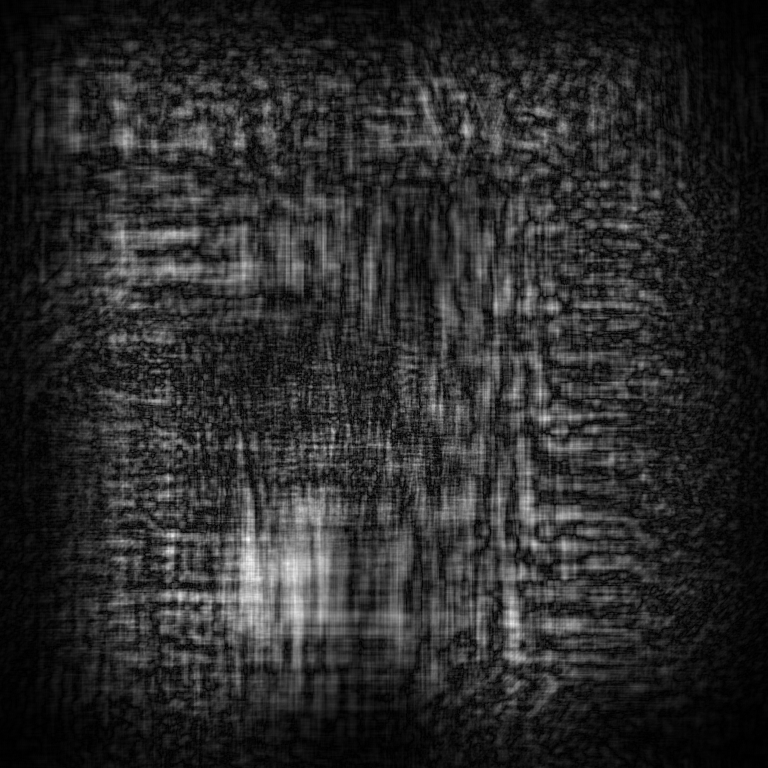
%> input picture WISH_test/1.png, 768 x 768 px, given in place of 1.jpg, which was not available
$ octave gs_asm_3d.m   (GNU Octave 9; MATLAB toolbox functions it lacks are replaced by stand-ins)
%> lines starting %> are read from the running program, lines starting %| are printed output that depends on the picture; in (x1, y1, x2, y2) boxes, pixels count from 0 and x2, y2 are one past the last pixel; in counts of white or black regions, pixels touching at a corner belong together; the program's own positions count from 1; pictures that were not available may be replaced by others from this repository, and a replacement may not be noted
%%
clear;
clc;
close all;
format long;
tic;
img_dic = 'C:\Users\84056\Desktop\neural-3d-holography-main\data\test\rgb\1.jpg';
img = imread(img_dic);
%> img is the input picture: size 768x768x3 uint8; min 0, max 255, mean 42
img = im2double(img);
%> img: size 768x768x3 double
img = rgb2gray(img);
%> img: size 768x768 double
img = imresize(img, [1080,1920]);
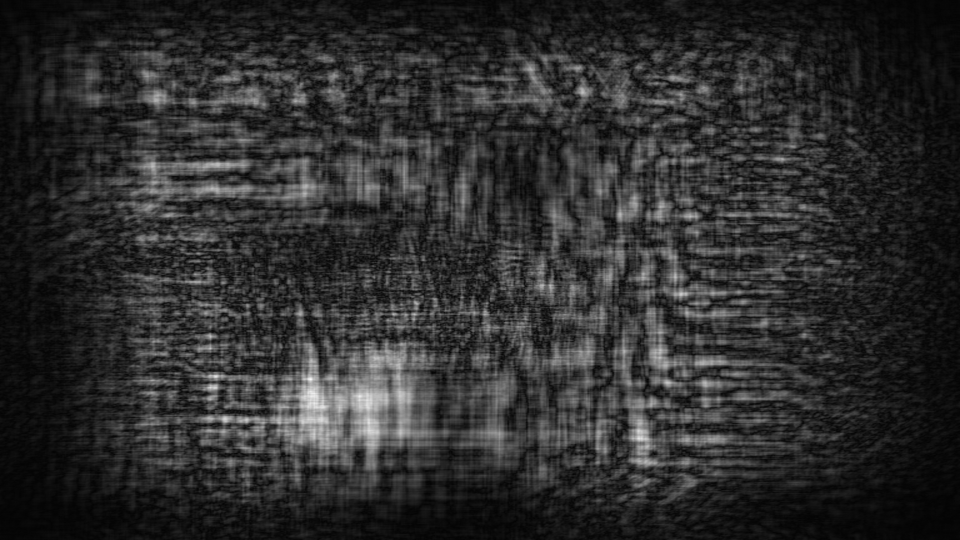
%> img: size 1080x1920 double (shown at 1/2 size); min -0.0172, max 0.997, mean 0.165; drawn with min black and max white
depth_dic = 'C:\Users\84056\Desktop\neural-3d-holography-main\data\test\depth\1.png';
depth = imread(depth_dic);
depth = im2double(depth);
depth = imresize(depth, [1080,1920])*255;
dh=150; % Propagate distance
depth1 = depth;depth2 = depth;depth3 = depth;depth4 = depth;depth5 = depth;
depth1(depth1<=50) = 150;
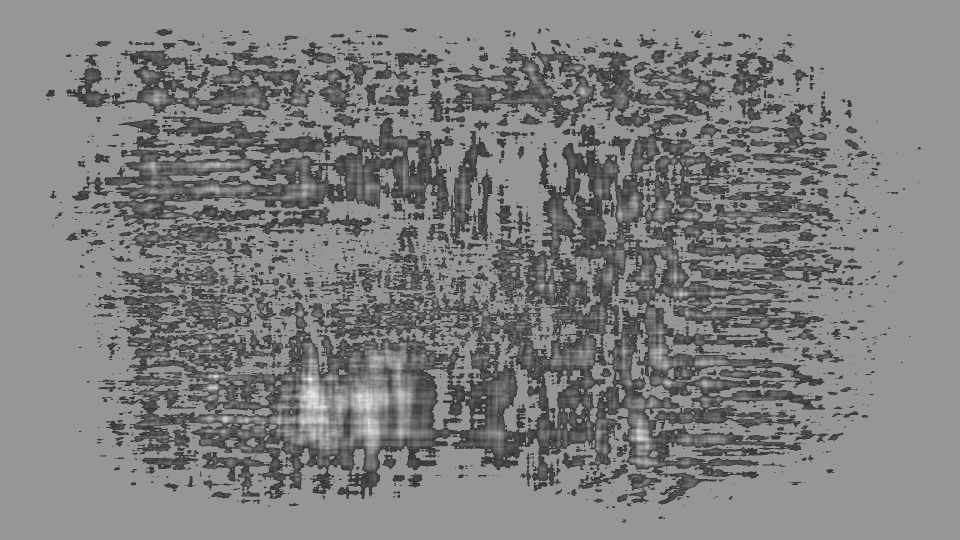
%> depth1: size 1080x1920x3 double (shown at 1/2 size); min 50, max 254.3, mean 127.4
depth1(depth1~=150) = 0; mask1 = depth1; mask1(mask1==150) = 1;
%> after `depth1(depth1~=150) = 0`:
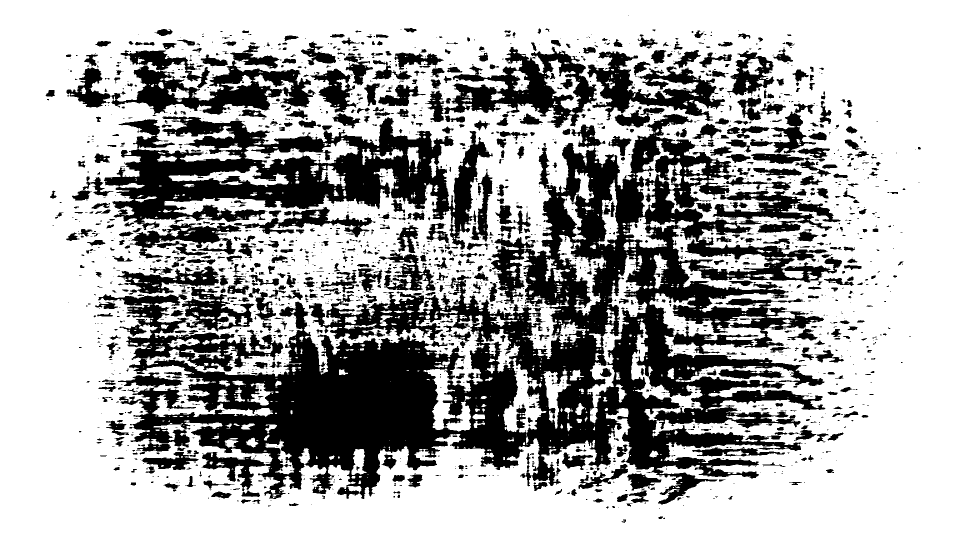
%> depth1: size 1080x1920x3 double (shown at 1/2 size); values 0 (black) and 150 (white), 66.9% white; 2257 black regions (1533 under 20 px), largest, box (x1, y1, x2, y2) and area: (196, 228, 1684, 1009) 376259, (208, 233, 986, 499) 83831, (223, 101, 632, 230) 21937
real1 = img.*mask1;
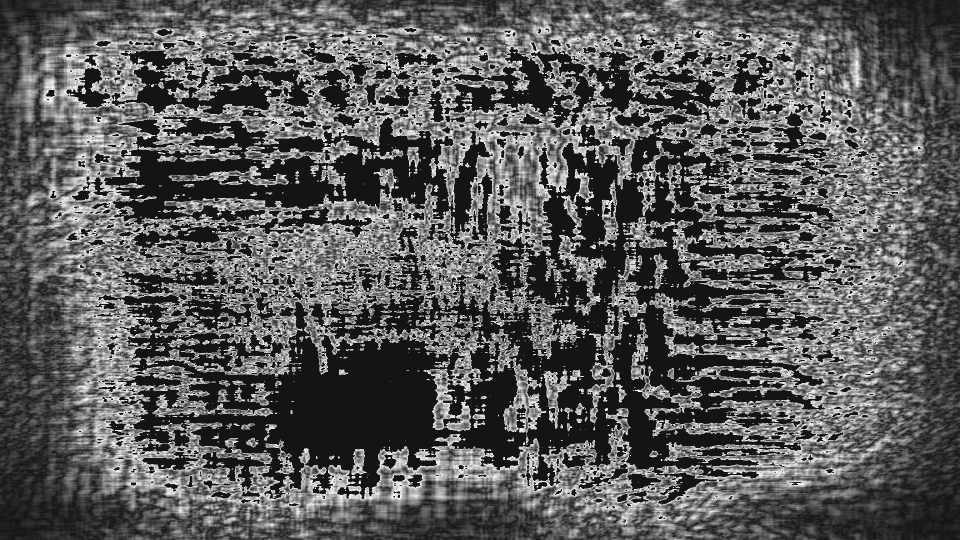
%> real1: size 1080x1920x3 double (shown at 1/2 size); min -0.0172, max 0.196, mean 0.0589; drawn with min black and max white
depth2(depth2>50&depth<=100) = 151;
depth2(depth2~=151) = 0; mask2 = depth2; mask2(mask2==151) = 1;
%> after `depth2(depth2~=151) = 0`:
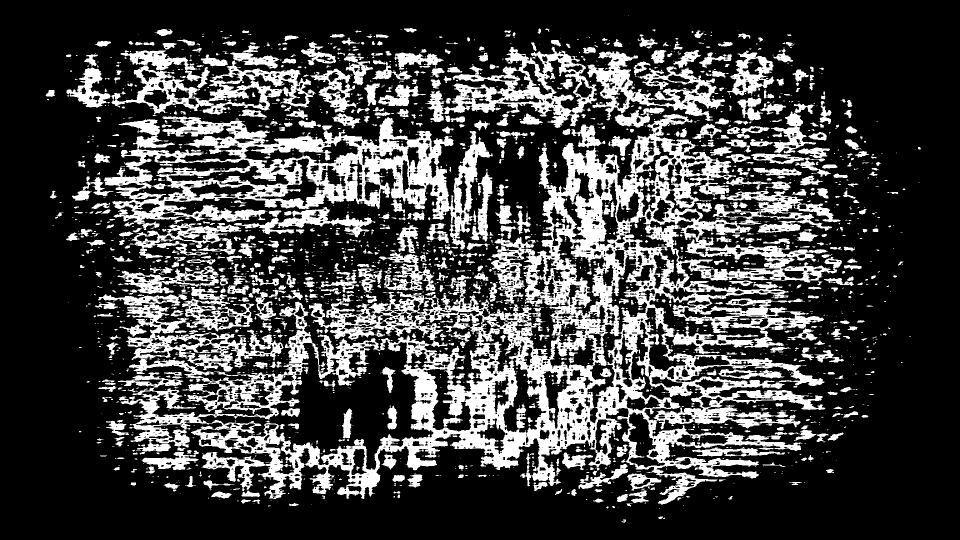
%> depth2: size 1080x1920x3 double (shown at 1/2 size); values 0 (black) and 151 (white), 26.3% white; 2391 white regions (1643 under 20 px), largest, box (x1, y1, x2, y2) and area: (196, 228, 1684, 1009) 267782, (208, 233, 986, 499) 66259, (850, 93, 1194, 256) 17054
real2 = img.*mask2;
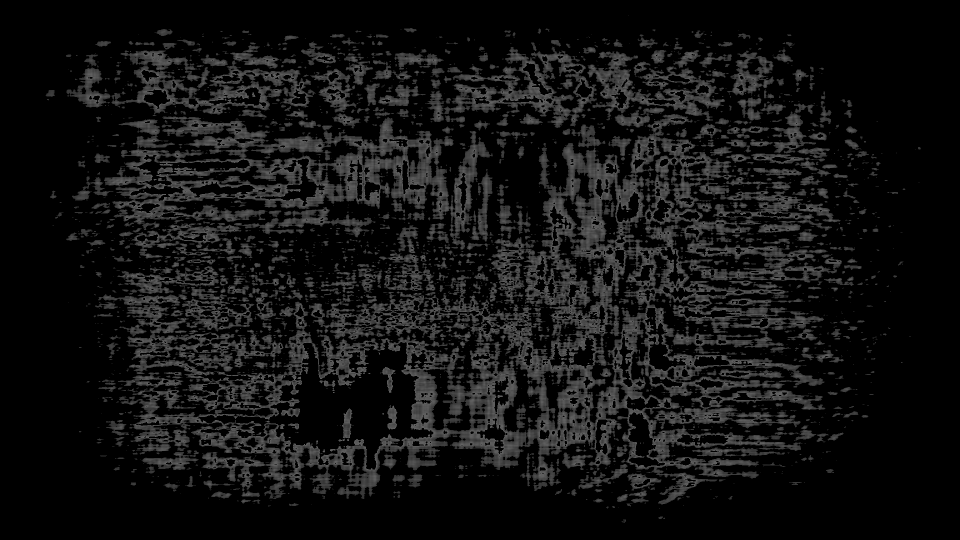
%> real2: size 1080x1920x3 double (shown at 1/2 size); min 0, max 0.392, mean 0.072
depth3(depth3>100&depth<=150) = 152;
depth3(depth3~=152) = 0; mask3 = depth3; mask3(mask3==152) = 1;
%> after `depth3(depth3~=152) = 0`: depth3: size 1080x1920x3 double; values 0 (black) and 152 (white), 5.8% white; 1317 white regions (842 under 20 px), largest, box (x1, y1, x2, y2) and area: (395, 680, 867, 939) 28968, (261, 310, 500, 402) 4778, (1290, 616, 1373, 742) 2928
real3 = img.*mask3;
depth4(depth4>150&depth<=200) = 153;
depth4(depth4~=153) = 0; mask4 = depth4; mask4(mask4==153) = 1;
%> after `depth4(depth4~=153) = 0`:
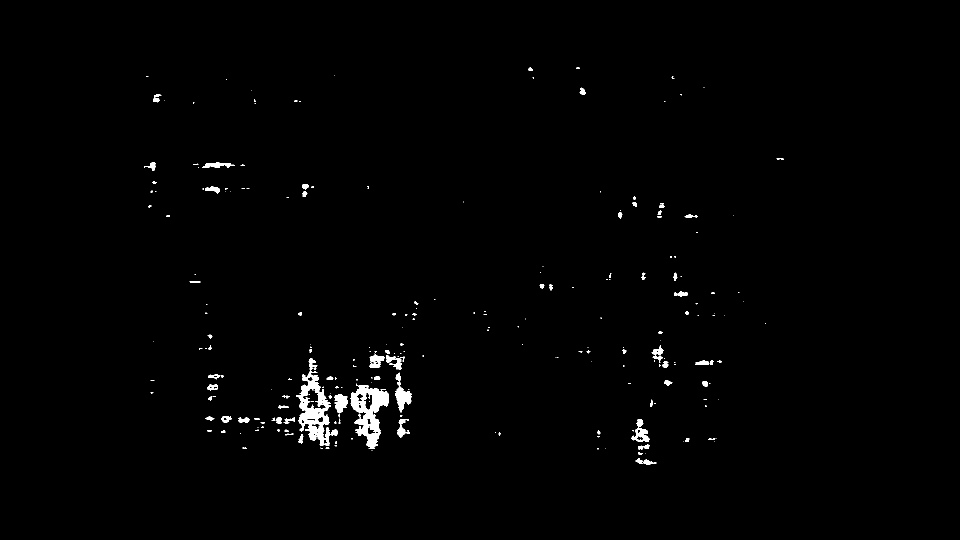
%> depth4: size 1080x1920x3 double (shown at 1/2 size); values 0 (black) and 153 (white), 0.97% white; 251 white regions (159 under 20 px), largest, box (x1, y1, x2, y2) and area: (592, 728, 675, 892) 4752, (701, 770, 778, 898) 4581, (790, 773, 823, 825) 926
real4 = img.*mask4;
depth5(depth5>200&depth<=255) = 154;
depth5(depth5~=154) = 0; mask5 = depth5; mask5(mask5==154) = 1; % Front
real5 = img.*mask5;

pitch = 0.008; % Pixel lenth, unit: mm
[M,N] = size(img);
%> M = 1080; N = 1920
W = M*pitch; % Lenth
%> W = 8.64
L = N*pitch; % Width
%> L = 15.36
% W = 8.64;
% L = 15.36;
lambda=532e-6;
k=2*pi/lambda;
x1=-L/2:pitch:L/2-pitch;
%> x1 = 1920 values from -7.68 to 7.67
y1=-W/2:pitch:W/2-pitch;
%> y1 = 1080 values from -4.32 to 4.31
[x1,y1]=meshgrid(x1,y1);
r0=L/2;
%> r0 = 7.68
%M=lambda*h2/dx1;
%dx2=lambda*h2/L;
dfx=1/L;
%> dfx = 0.0651
dfy=1/W;
%> dfy = 0.116
fx=-1/2/pitch:dfx:1/2/pitch-dfx;
%> fx = 1920 values from -62.5 to 62.43
fy=-1/2/pitch:dfy:1/2/pitch-dfy;
[fx,fy]=meshgrid(fx,fy);

% Et=ones(M,N);
% u1_gaus=sqrt(Et);
% u2_real=img;


%% GS_ASM
ins = ones(M,N);
u1 = ins; % Input plane
u2_real=real1;% Real field
z = 150;
t_max=100;

e1=zeros(1,t_max);
for t=1:t_max

    A1=fftshift(fft2(u1));
    A2=A1.*exp(1j*k*z.*sqrt(1-(lambda*fx).^2-(lambda*fy).^2));
    u2=ifft2(ifftshift(A2));  % Output complex light field
    absu2 = abs(u2)./max(max(abs(u2))); % Output intensity
    c2=(u2_real-absu2)*rand(1,1)+u2_real;% Random
    u2b=(1./1).*c2.*exp(1j*angle(u2));

    A2b=fftshift(fft2(u2b));
    A1b=A2b./exp(1j*k*z*sqrt(1-(lambda*fx).^2-(lambda*fy).^2));
    u1b=ifft2(ifftshift(A1b)); % Input complex light field

    u1m=abs(u1b);
    u1=abs(ins).*exp(1j*angle(u1b));
    e1(t)=sqrt(sum(sum((u2.*conj(u2)-img).^2))/sum(sum(img.^2)));%error
%> (the run ends here)
